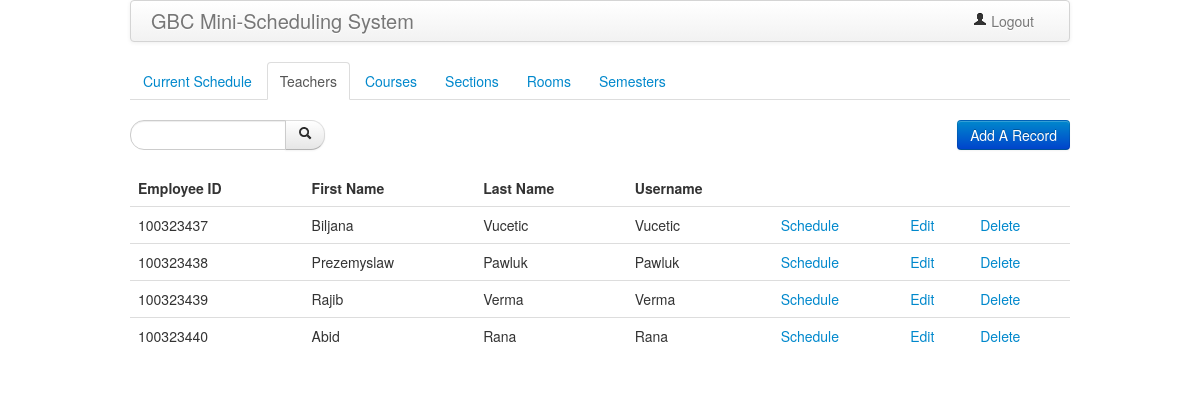
Page /teachers.php (signed in) on the committed database.
### tables this page shows
CREATE TABLE `user_t` (
  `employee_id` int(32) NOT NULL AUTO_INCREMENT,
  `first_name` varchar(45) DEFAULT NULL,
  `last_name` varchar(45) DEFAULT NULL,
  `username` varchar(45) DEFAULT NULL,
  `password` varchar(45) DEFAULT NULL,
  `admin` bit DEFAULT 0,
  PRIMARY KEY (`employee_id`)
);

### partials/_dbinfo.inc.php (called while the page is built, shortened)
<?php
function select($table, $params){
    if($params==='')
        $sql="SELECT * FROM " . $table;
    else
	   $sql="SELECT * FROM " . $table . " WHERE " . $params;
    $result=mysql_query($sql);
    return $result;
}
?>

### teachers.php (the view, shortened to what this page needs)
<?php
include('partials/_dbinfo.inc.php');
?>
<!DOCTYPE html>
<html>
<head>
    <link href="css/bootstrap.min.css" rel="stylesheet" media="screen">
     </head>
<body>
<div class="container">
  <?php
  include "partials/_header.php";
  ?>
  <ul class="nav nav-tabs">
    <li >
      <a href="admin.php">Current Schedule</a>
    </li>
    <li class="active"><a href="teachers.php">Teachers</a></li>
    <li><a href="courses.php">Courses</a></li>
     <li><a href="sections.php">Sections</a></li>
    <li><a href="rooms.php">Rooms</a></li>
     <li><a href="semesters.php">Semesters</a></li>
  </ul>
  <?php include "partials/_search_table.php";  ?>
  <a href="add.php?teacher"><button class="pull-right btn btn-primary">Add A Record</button></a>
  <?php
    $result = select("user_t", "admin <> 1");
    $count=mysql_num_rows($result);
  ?>
  <table class="table table-hover">
    <thead>
      <tr>
        <th> Employee ID  </th>
        <th> First Name  </th>
        <th> Last Name  </th>
        <th> Username  </th>
      </tr>
    </thead>
    <tbody class="searchable">
    <?php
      $i=0;
      while ($i < $count) {
        $id=mysql_result($result,$i,"employee_id");
        $user=mysql_result($result,$i,"username");
        $fname=mysql_result($result,$i,"first_name");
        $lname=mysql_result($result,$i,"last_name");
    ?>
    <tr>
    <td> <?php echo $id; ?>  </td>
    <td> <?php echo $fname; ?>  </td>
    <td> <?php echo $lname; ?>  </td>
    <td> <?php echo $user; ?>  </td>
    <td> <a href="admin.php?teacher=<?php echo $id ?>">Schedule</a></td>
    <td> <a href="#" class="details-click" data-detail-id="<?php echo $id ?>">Edit</a></td>
    <td> <a href="#" class="delete-click" data-detail-id="<?php echo $id ?>">Delete</a> </td>
    </tr>
    <?php
        $i++;
      }
    ?>
    </tbody>
  </table>
</div>
</body>
</html>

### rows in the picture
user_t: employee_id "100323437", first_name "Biljana", last_name "Vucetic", username "Vucetic"
user_t: employee_id "100323438", first_name "Prezemyslaw", last_name "Pawluk", username "Pawluk"
user_t: employee_id "100323439", first_name "Rajib", last_name "Verma", username "Verma"
user_t: employee_id "100323440", first_name "Abid", last_name "Rana", username "Rana"
